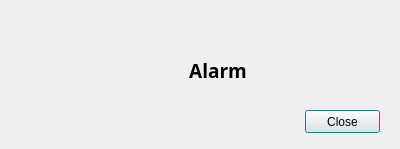
<?xml version="1.0" encoding="UTF-8"?>
<ui version="4.0">
 <class>Dialog</class>
 <widget class="QDialog" name="Dialog">
  <property name="geometry">
   <rect>
    <x>0</x>
    <y>0</y>
    <width>400</width>
    <height>149</height>
   </rect>
  </property>
  <property name="windowTitle">
   <string>Dialog</string>
  </property>
  <widget class="QLabel" name="Qlabel_error">
   <property name="geometry">
    <rect>
     <x>120</x>
     <y>50</y>
     <width>196</width>
     <height>41</height>
    </rect>
   </property>
   <property name="font">
    <font>
     <family>TH SarabunPSK</family>
     <pointsize>14</pointsize>
     <weight>75</weight>
     <bold>true</bold>
    </font>
   </property>
   <property name="text">
    <string>Alarm</string>
   </property>
   <property name="alignment">
    <set>Qt::AlignCenter</set>
   </property>
  </widget>
  <widget class="QPushButton" name="btn_e_close">
   <property name="geometry">
    <rect>
     <x>305</x>
     <y>110</y>
     <width>75</width>
     <height>23</height>
    </rect>
   </property>
   <property name="text">
    <string>Close</string>
   </property>
  </widget>
  <widget class="QLabel" name="label_2">
   <property name="geometry">
    <rect>
     <x>35</x>
     <y>40</y>
     <width>64</width>
     <height>64</height>
    </rect>
   </property>
   <property name="minimumSize">
    <size>
     <width>64</width>
     <height>64</height>
    </size>
   </property>
   <property name="maximumSize">
    <size>
     <width>64</width>
     <height>64</height>
    </size>
   </property>
   <property name="text">
    <string/>
   </property>
   <property name="pixmap">
    <pixmap>Icons/alarm.png</pixmap>
   </property>
  </widget>
 </widget>
 <resources/>
 <connections/>
</ui>
